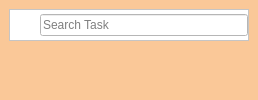
                  <widget class="QWidget" name="headerFrame" native="true">
                   <property name="styleSheet">
                    <string notr="true">background-color:#FAC898;</string>
                   </property>
                   <layout class="QHBoxLayout" name="horizontalLayout_2">
                    <property name="spacing">
                     <number>0</number>
                    </property>
                    <property name="leftMargin">
                     <number>0</number>
                    </property>
                    <property name="topMargin">
                     <number>0</number>
                    </property>
                    <property name="rightMargin">
                     <number>0</number>
                    </property>
                    <property name="bottomMargin">
                     <number>10</number>
                    </property>
                    <item>
                     <widget class="QWidget" name="mainMenuButton" native="true">
                      <widget class="QPushButton" name="menuButton">
                       <property name="geometry">
                        <rect>
                         <x>12</x>
                         <y>14</y>
                         <width>30</width>
                         <height>30</height>
                        </rect>
                       </property>
                       <property name="minimumSize">
                        <size>
                         <width>30</width>
                         <height>30</height>
                        </size>
                       </property>
                       <property name="maximumSize">
                        <size>
                         <width>30</width>
                         <height>30</height>
                        </size>
                       </property>
                       <property name="sizeIncrement">
                        <size>
                         <width>10</width>
                         <height>10</height>
                        </size>
                       </property>
                       <property name="styleSheet">
                        <string notr="true">image: url(:/icons/assets/icons/align-justify.svg);
magin-left: 3px</string>
                       </property>
                       <property name="text">
                        <string/>
                       </property>
                       <property name="iconSize">
                        <size>
                         <width>18</width>
                         <height>18</height>
                        </size>
                       </property>
                       <property name="checkable">
                        <bool>true</bool>
                       </property>
                      </widget>
                      <widget class="QLabel" name="homeHeader">
                       <property name="geometry">
                        <rect>
                         <x>50</x>
                         <y>20</y>
                         <width>45</width>
                         <height>19</height>
                        </rect>
                       </property>
                       <property name="font">
                        <font>
                         <pointsize>16</pointsize>
                         <bold>true</bold>
                        </font>
                       </property>
                       <property name="text">
                        <string>Home</string>
                       </property>
                      </widget>
                     </widget>
                    </item>
                    <item alignment="Qt::AlignHCenter">
                     <widget class="QWidget" name="mainSearchFrame" native="true">
                      <property name="styleSheet">
                       <string notr="true"/>
                      </property>
                      <layout class="QHBoxLayout" name="horizontalLayout_4">
                       <item alignment="Qt::AlignTop">
                        <widget class="QFrame" name="searchFrame">
                         <property name="minimumSize">
                          <size>
                           <width>240</width>
                           <height>0</height>
                          </size>
                         </property>
                         <property name="styleSheet">
                          <string notr="true">background-color:#fff;
</string>
                         </property>
                         <property name="frameShape">
                          <enum>QFrame::StyledPanel</enum>
                         </property>
                         <property name="frameShadow">
                          <enum>QFrame::Raised</enum>
                         </property>
                         <layout class="QHBoxLayout" name="horizontalLayout_5">
                          <property name="spacing">
                           <number>0</number>
                          </property>
                          <property name="leftMargin">
                           <number>0</number>
                          </property>
                          <property name="topMargin">
                           <number>0</number>
                          </property>
                          <property name="rightMargin">
                           <number>0</number>
                          </property>
                          <property name="bottomMargin">
                           <number>0</number>
                          </property>
                          <item>
                           <widget class="QLabel" name="searchicon">
                            <property name="minimumSize">
                             <size>
                              <width>30</width>
                              <height>30</height>
                             </size>
                            </property>
                            <property name="maximumSize">
                             <size>
                              <width>30</width>
                              <height>30</height>
                             </size>
                            </property>
                            <property name="styleSheet">
                             <string notr="true"/>
                            </property>
                            <property name="text">
                             <string/>
                            </property>
                            <property name="pixmap">
                             <pixmap resource="SEP_Project/resources.qrc">:/icons_v2/search.svg</pixmap>
                            </property>
                            <property name="scaledContents">
                             <bool>true</bool>
                            </property>
                           </widget>
                          </item>
                          <item>
                           <widget class="QLineEdit" name="lineEdit">
                            <property name="styleSheet">
                             <string notr="true"/>
                            </property>
                            <property name="placeholderText">
                             <string>Search Task</string>
                            </property>
                           </widget>
                          </item>
                         </layout>
                        </widget>
                       </item>
                      </layout>
                     </widget>
                    </item>
                    <item>
                     <widget class="QWidget" name="mainAccountFrame" native="true">
                      <layout class="QHBoxLayout" name="horizontalLayout_6">
                       <property name="spacing">
                        <number>0</number>
                       </property>
                       <property name="leftMargin">
                        <number>0</number>
                       </property>
                       <property name="topMargin">
                        <number>0</number>
                       </property>
                       <property name="rightMargin">
                        <number>0</number>
                       </property>
                       <property name="bottomMargin">
                        <number>0</number>
                       </property>
                      </layout>
                     </widget>
                    </item>
                   </layout>
                  </widget>
